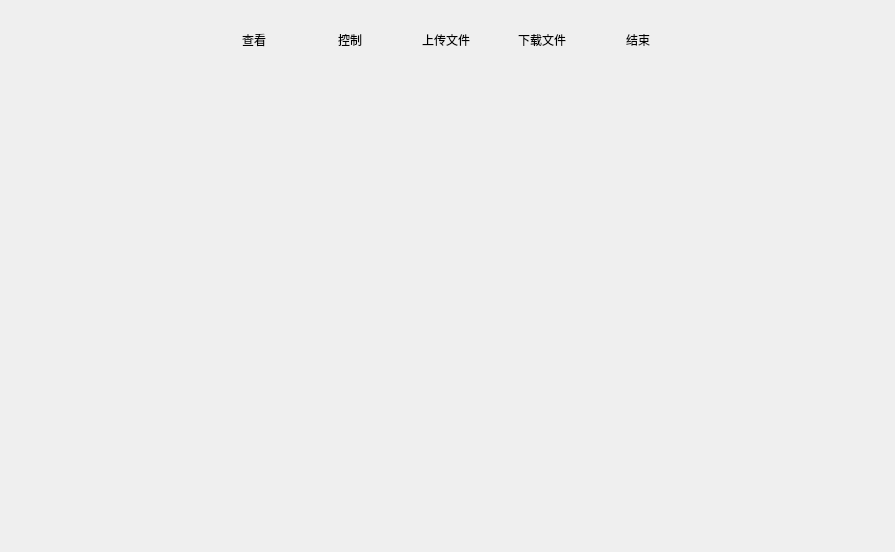
<?xml version="1.0" encoding="UTF-8"?>
<ui version="4.0">
 <class>Desk</class>
 <widget class="QWidget" name="Desk">
  <property name="geometry">
   <rect>
    <x>0</x>
    <y>0</y>
    <width>895</width>
    <height>552</height>
   </rect>
  </property>
  <property name="windowTitle">
   <string/>
  </property>
  <property name="windowIcon">
   <iconset resource="picture.qrc">
    <normaloff>:/picture/yes.png</normaloff>:/picture/yes.png</iconset>
  </property>
  <layout class="QGridLayout" name="gridLayout">
   <property name="leftMargin">
    <number>0</number>
   </property>
   <property name="topMargin">
    <number>0</number>
   </property>
   <property name="rightMargin">
    <number>0</number>
   </property>
   <property name="bottomMargin">
    <number>0</number>
   </property>
   <property name="spacing">
    <number>0</number>
   </property>
   <item row="0" column="0">
    <spacer name="horizontalSpacer">
     <property name="orientation">
      <enum>Qt::Horizontal</enum>
     </property>
     <property name="sizeHint" stdset="0">
      <size>
       <width>40</width>
       <height>20</height>
      </size>
     </property>
    </spacer>
   </item>
   <item row="0" column="1">
    <widget class="QWidget" name="widget" native="true">
     <property name="sizePolicy">
      <sizepolicy hsizetype="Fixed" vsizetype="Fixed">
       <horstretch>50</horstretch>
       <verstretch>0</verstretch>
      </sizepolicy>
     </property>
     <property name="minimumSize">
      <size>
       <width>500</width>
       <height>70</height>
      </size>
     </property>
     <property name="maximumSize">
      <size>
       <width>500</width>
       <height>70</height>
      </size>
     </property>
     <layout class="QVBoxLayout" name="verticalLayout">
      <property name="spacing">
       <number>0</number>
      </property>
      <property name="leftMargin">
       <number>0</number>
      </property>
      <property name="topMargin">
       <number>0</number>
      </property>
      <property name="rightMargin">
       <number>0</number>
      </property>
      <property name="bottomMargin">
       <number>0</number>
      </property>
      <item>
       <widget class="MyQLabel" name="ToolLabel">
        <property name="sizePolicy">
         <sizepolicy hsizetype="Fixed" vsizetype="Fixed">
          <horstretch>0</horstretch>
          <verstretch>0</verstretch>
         </sizepolicy>
        </property>
        <property name="minimumSize">
         <size>
          <width>500</width>
          <height>10</height>
         </size>
        </property>
        <property name="maximumSize">
         <size>
          <width>500</width>
          <height>10</height>
         </size>
        </property>
        <property name="text">
         <string/>
        </property>
        <property name="scaledContents">
         <bool>true</bool>
        </property>
       </widget>
      </item>
      <item>
       <widget class="MyWidge" name="ToolWidget" native="true">
        <property name="sizePolicy">
         <sizepolicy hsizetype="Preferred" vsizetype="Preferred">
          <horstretch>0</horstretch>
          <verstretch>0</verstretch>
         </sizepolicy>
        </property>
        <property name="minimumSize">
         <size>
          <width>500</width>
          <height>60</height>
         </size>
        </property>
        <property name="maximumSize">
         <size>
          <width>500</width>
          <height>60</height>
         </size>
        </property>
        <layout class="QHBoxLayout" name="horizontalLayout">
         <property name="spacing">
          <number>0</number>
         </property>
         <property name="leftMargin">
          <number>0</number>
         </property>
         <property name="topMargin">
          <number>0</number>
         </property>
         <property name="rightMargin">
          <number>0</number>
         </property>
         <property name="bottomMargin">
          <number>0</number>
         </property>
         <item>
          <widget class="QToolButton" name="SeeBut">
           <property name="minimumSize">
            <size>
             <width>80</width>
             <height>60</height>
            </size>
           </property>
           <property name="maximumSize">
            <size>
             <width>80</width>
             <height>60</height>
            </size>
           </property>
           <property name="text">
            <string>查看</string>
           </property>
           <property name="icon">
            <iconset resource="picture.qrc">
             <normaloff>:/picture/guancha.png</normaloff>:/picture/guancha.png</iconset>
           </property>
           <property name="iconSize">
            <size>
             <width>32</width>
             <height>32</height>
            </size>
           </property>
           <property name="toolButtonStyle">
            <enum>Qt::ToolButtonTextUnderIcon</enum>
           </property>
           <property name="autoRaise">
            <bool>true</bool>
           </property>
          </widget>
         </item>
         <item>
          <widget class="QToolButton" name="ControlBut">
           <property name="minimumSize">
            <size>
             <width>80</width>
             <height>60</height>
            </size>
           </property>
           <property name="maximumSize">
            <size>
             <width>80</width>
             <height>60</height>
            </size>
           </property>
           <property name="text">
            <string>控制</string>
           </property>
           <property name="icon">
            <iconset resource="picture.qrc">
             <normaloff>:/picture/connectYes.png</normaloff>:/picture/connectYes.png</iconset>
           </property>
           <property name="iconSize">
            <size>
             <width>32</width>
             <height>32</height>
            </size>
           </property>
           <property name="toolButtonStyle">
            <enum>Qt::ToolButtonTextUnderIcon</enum>
           </property>
           <property name="autoRaise">
            <bool>true</bool>
           </property>
          </widget>
         </item>
         <item>
          <widget class="QToolButton" name="UpBut">
           <property name="minimumSize">
            <size>
             <width>80</width>
             <height>60</height>
            </size>
           </property>
           <property name="maximumSize">
            <size>
             <width>80</width>
             <height>60</height>
            </size>
           </property>
           <property name="text">
            <string>上传文件</string>
           </property>
           <property name="icon">
            <iconset resource="picture.qrc">
             <normaloff>:/picture/up.png</normaloff>:/picture/up.png</iconset>
           </property>
           <property name="iconSize">
            <size>
             <width>32</width>
             <height>32</height>
            </size>
           </property>
           <property name="toolButtonStyle">
            <enum>Qt::ToolButtonTextUnderIcon</enum>
           </property>
           <property name="autoRaise">
            <bool>true</bool>
           </property>
          </widget>
         </item>
         <item>
          <widget class="QToolButton" name="DownBut">
           <property name="minimumSize">
            <size>
             <width>80</width>
             <height>60</height>
            </size>
           </property>
           <property name="maximumSize">
            <size>
             <width>80</width>
             <height>60</height>
            </size>
           </property>
           <property name="text">
            <string>下载文件</string>
           </property>
           <property name="icon">
            <iconset resource="picture.qrc">
             <normaloff>:/picture/download.png</normaloff>:/picture/download.png</iconset>
           </property>
           <property name="iconSize">
            <size>
             <width>32</width>
             <height>32</height>
            </size>
           </property>
           <property name="toolButtonStyle">
            <enum>Qt::ToolButtonTextUnderIcon</enum>
           </property>
           <property name="autoRaise">
            <bool>true</bool>
           </property>
          </widget>
         </item>
         <item>
          <widget class="QToolButton" name="StopBut">
           <property name="minimumSize">
            <size>
             <width>80</width>
             <height>60</height>
            </size>
           </property>
           <property name="maximumSize">
            <size>
             <width>80</width>
             <height>60</height>
            </size>
           </property>
           <property name="text">
            <string>结束</string>
           </property>
           <property name="icon">
            <iconset resource="picture.qrc">
             <normaloff>:/picture/connectNo.png</normaloff>:/picture/connectNo.png</iconset>
           </property>
           <property name="iconSize">
            <size>
             <width>32</width>
             <height>32</height>
            </size>
           </property>
           <property name="toolButtonStyle">
            <enum>Qt::ToolButtonTextUnderIcon</enum>
           </property>
           <property name="autoRaise">
            <bool>true</bool>
           </property>
          </widget>
         </item>
        </layout>
       </widget>
      </item>
      <item>
       <spacer name="verticalSpacer_2">
        <property name="orientation">
         <enum>Qt::Vertical</enum>
        </property>
        <property name="sizeHint" stdset="0">
         <size>
          <width>20</width>
          <height>40</height>
         </size>
        </property>
       </spacer>
      </item>
     </layout>
    </widget>
   </item>
   <item row="0" column="2">
    <spacer name="horizontalSpacer_2">
     <property name="orientation">
      <enum>Qt::Horizontal</enum>
     </property>
     <property name="sizeHint" stdset="0">
      <size>
       <width>40</width>
       <height>20</height>
      </size>
     </property>
    </spacer>
   </item>
   <item row="1" column="1">
    <spacer name="verticalSpacer">
     <property name="orientation">
      <enum>Qt::Vertical</enum>
     </property>
     <property name="sizeHint" stdset="0">
      <size>
       <width>20</width>
       <height>40</height>
      </size>
     </property>
    </spacer>
   </item>
  </layout>
 </widget>
 <customwidgets>
  <customwidget>
   <class>MyWidge</class>
   <extends>QWidget</extends>
   <header>mywidge.h</header>
   <container>1</container>
  </customwidget>
  <customwidget>
   <class>MyQLabel</class>
   <extends>QLabel</extends>
   <header>myqlabel.h</header>
  </customwidget>
 </customwidgets>
 <resources>
  <include location="picture.qrc"/>
 </resources>
 <connections/>
</ui>
